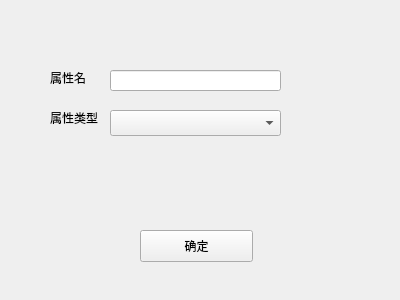
<?xml version="1.0" encoding="UTF-8"?>
<ui version="4.0">
 <class>AddPropertyWindow</class>
 <widget class="QWidget" name="AddPropertyWindow">
  <property name="geometry">
   <rect>
    <x>0</x>
    <y>0</y>
    <width>400</width>
    <height>300</height>
   </rect>
  </property>
  <property name="windowTitle">
   <string>Form</string>
  </property>
  <widget class="QLineEdit" name="proNameFiled">
   <property name="geometry">
    <rect>
     <x>110</x>
     <y>70</y>
     <width>171</width>
     <height>21</height>
    </rect>
   </property>
  </widget>
  <widget class="QLabel" name="label">
   <property name="geometry">
    <rect>
     <x>50</x>
     <y>70</y>
     <width>60</width>
     <height>16</height>
    </rect>
   </property>
   <property name="text">
    <string>属性名</string>
   </property>
  </widget>
  <widget class="QComboBox" name="proTypeBox">
   <property name="geometry">
    <rect>
     <x>110</x>
     <y>110</y>
     <width>171</width>
     <height>26</height>
    </rect>
   </property>
  </widget>
  <widget class="QLabel" name="label_2">
   <property name="geometry">
    <rect>
     <x>50</x>
     <y>110</y>
     <width>60</width>
     <height>16</height>
    </rect>
   </property>
   <property name="text">
    <string>属性类型</string>
   </property>
  </widget>
  <widget class="QPushButton" name="confirmBtn">
   <property name="geometry">
    <rect>
     <x>140</x>
     <y>230</y>
     <width>113</width>
     <height>32</height>
    </rect>
   </property>
   <property name="text">
    <string>确定</string>
   </property>
  </widget>
 </widget>
 <resources/>
 <connections/>
</ui>
